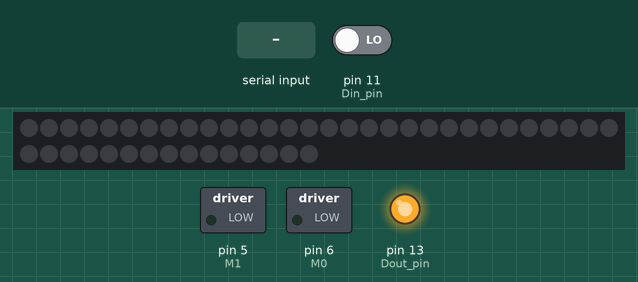
Recording of a sketch running on a simulated Arduino Uno, built with avr-gcc and run on an emulated ATmega328P. On the bench: 45 RGB LEDs in strip order, left to right, continuing on the next row, switched loads named in the sketch (green lamp = pin HIGH), output pins drawn as LEDs (lit = HIGH). Inputs (shaded band) come from the test bench; at power-on: pin 11 (Din_pin) LOW. Dim RGB values are drawn brighter than linear; the audio player accepts every command and is not drawn; what the sketch prints to the serial monitor is not drawn.

Above: at 1.7 s.
1.8 s: pin 11 (Din_pin) driven HIGH
At 2.6 s:
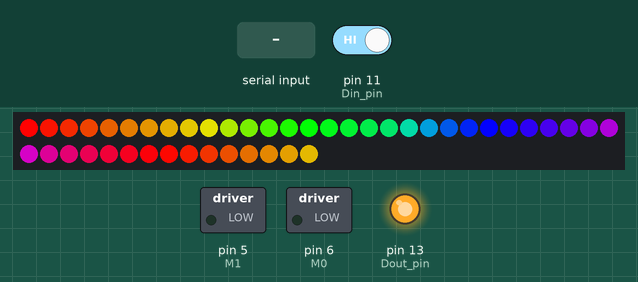
4.8 s: pin 11 (Din_pin) driven LOW
At 6.6 s:
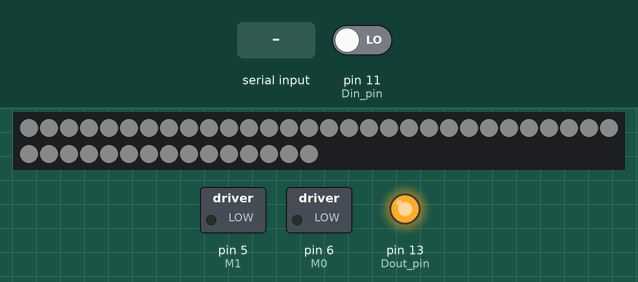
7.3 s: pin 11 (Din_pin) driven HIGH
At 9.7 s:
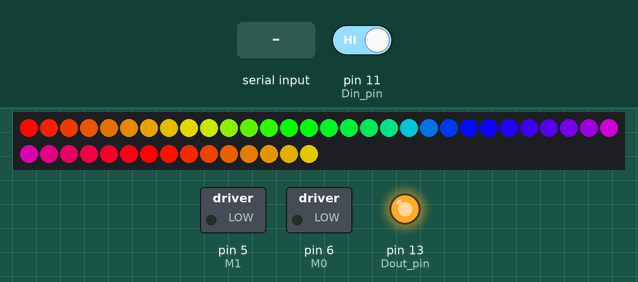
10.3 s: "DFPlayerPlayFinished" received over Serial
Timing chart, 0 to 13.3 s (numbered marks = the images above; inputs shaded):
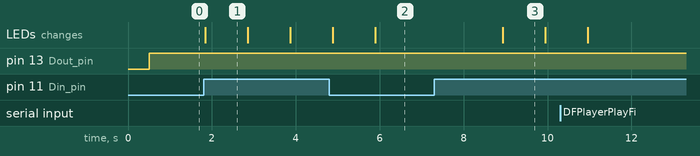

Measured:
- after the input at 1.8 s, the LEDs: change at once (image 1)
- after the input at 4.8 s, the LEDs: first differ from a run without the input after 1.1 s (image 2)
- after the input at 7.3 s, the LEDs: change after 1.6 s (image 3)

The sketch:

new_mushroom.ino
```cpp
#include "Arduino.h"
#include "SoftwareSerial.h"
#include "DFRobotDFPlayerMini.h"
#include "FastLED.h"
#include <EEPROM.h>

#define X_Pin A0
#define Y_Pin A1
#define Z_Pin A2

int Din_pin=11;
int Dout_pin=13;
int M1 = 5;
int M0 = 6;

#define NUM_LEDS 45
#define DATA_PIN 3
CRGB leds[NUM_LEDS];
uint8_t gHue = 0;
int counterDelay= 0 ;
int d = 10;

float tempX;
float getGx;

int state = 0;
//state = 0 : waiting for the first trigger
//state = 1 : i am main theme
//state = 2 : i am other theme
char myName ;
int ismotion = 0;
int waitingTime = 20;

boolean isPlaying  = false;
boolean SideisPlaying = false;
int count = 0;
int sidecount = 0;

int averagevolume = 30;
int mainvolume = 30;
int sidevolume = 30;

char inData[20]; // Allocate some space for the string
char inChar=-1; // Where to store the character read
byte index = 0; // Index into array; where to store the character

SoftwareSerial mySoftwareSerial(9, 10); // RX, TX  //V1

DFRobotDFPlayerMini myDFPlayer;
void printDetail(uint8_t type, int value);

// call this function can write data in sucessful way
char writeData[3] = "";
void writeDataFunction(char Action,char Name)
{
    writeData[0] = Action;
    writeData[1] = Name;
    writeData[2] = ',';
    for(int i=0;i<sizeof(writeData);i++){
        Serial.write(writeData[i]);
    }
}

void setup()
{
  FastLED.addLeds<WS2812B, DATA_PIN, GRB>(leds, NUM_LEDS);
  mySoftwareSerial.begin(9600);
  Serial.begin(9600);
  myName = EEPROM.read(0);
  //Serial.println(myName);

  pinMode(M1, OUTPUT);
  pinMode(M0, OUTPUT);
  digitalWrite(M1,LOW);
  digitalWrite(M0,LOW);
  pinMode(Din_pin, INPUT);
  pinMode(Dout_pin, OUTPUT);

  //Serial.println();
  //Serial.println(F("DFRobot DFPlayer Mini Demo"));
  //Serial.println(F("Initializing DFPlayer ... (May take 3~5 seconds)"));
  //LoRaSerial.println("Initial Ready");

  if (!myDFPlayer.begin(mySoftwareSerial)) {
    Serial.println(F("Unable to begin:"));
    Serial.println(F("1.Please recheck the connection!"));
    Serial.println(F("2.Please insert the SD card!"));
    while(true);
  }
  //Serial.println(F("DFPlayer Mini online."));
  //LoRaSerial.println("Mushroom Ready");

  myDFPlayer.volume(30);  //Set volume value. From 0 to 30
  //myDFPlayer.play(2);  //Play the first mp3
  //myDFPlayer.enableLoop(); //enable loop.
  //myDFPlayer.next();
  //Serial.println(myDFPlayer.readCurrentFileNumber());
}
void lightranbow()
{
  fill_rainbow( leds, NUM_LEDS, gHue, 7);
  gHue++;
  FastLED.show();
}
void lightwhite()
{
  for(int i = 0;i<NUM_LEDS; i++){
    leds[i] = CRGB(d,d,d);
  }
  FastLED.show();
}
void loop()
{
  static unsigned long timer = millis();
  static unsigned long timer3 = millis();

 ismotion = digitalRead(Din_pin);
 digitalWrite(Dout_pin, HIGH);
 //Serial.println(state);

 // finite-state machine to decide what to do now
 //state = 0 : waiting for the first trigger
 //state = 1 : i am main theme
 //state = 2 : i am other theme

 if(state == 0){
  isPlaying  = false;
  SideisPlaying = false;
  count = 0;
  sidecount = 0;
	 //等待狀態
    if(ismotion == 1){
      //等待狀態收到訊號-立即成為主旋律
      state = 1;
      //立馬跟其他人廣播使其他人變副旋律(state 2)
    }
    else{
      //等待狀態沒有訊號，繼續等待
    }
 }
 else if(state == 1){
    //我是主旋律
    //主旋律之前還沒有開播
    if(isPlaying == false){
      count = 0 ;
      mainvolume = averagevolume;
      myDFPlayer.volume(mainvolume);
      myDFPlayer.play(1);//播放第一首歌
      isPlaying = true;
      lightranbow();
      writeDataFunction('m',myName);
    }
    else{
        //主旋律正在播放
        count++;
        //Serial.println(count);
        if(count<waitingTime){
          delay(1000);//count完後要delay不然會一直瘋狂重來
          //Serial.println("主旋律播放還未達到週期時間");
          //主旋律播放還未達到週期時間
          if(ismotion==1){
            //又被碰到:沒關係你本來就該播放
            mainvolume = averagevolume;
            myDFPlayer.volume(mainvolume);
            lightranbow();
          }
          else{
            //沒被碰到:漸弱or靜音
            mainvolume = mainvolume - 1;
            myDFPlayer.volume(mainvolume);
            lightwhite();
          }
        }
        else{
          //Serial.println("主旋律已經播放到達時間");//appear once
          //主旋律已經播放到達時間
          isPlaying = false;
          myDFPlayer.stop();
          state = 3;
          lightwhite();
          writeDataFunction('d',myName);
       }
    }
 }
 else if(state == 2){
    //被告知為副旋律
    if(SideisPlaying == false){
      sidecount = 0 ;
      sidevolume = averagevolume;
      myDFPlayer.volume(sidevolume);
      int a = myName - '0';
      myDFPlayer.play(a);
      SideisPlaying = true;
      lightranbow();
      //writeDataFunction('s',myName);
    }
    else{
        //副旋律正在播放
        sidecount++;
        //Serial.println(count);
        if(sidecount<waitingTime){
          delay(1000);//count完後要delay不然會一直瘋狂重來
          //Serial.println("副旋律播放還未達到週期時間");
          //副旋律播放還未達到週期時間
          if(ismotion==1){
            //又被碰到:沒關係你本來就該播放
            sidevolume = averagevolume;
            myDFPlayer.volume(sidevolume);
            lightranbow();
          }
          else{
            //沒被碰到:漸弱or靜音
            sidevolume = sidevolume - 1;
            myDFPlayer.volume(sidevolume);
            lightwhite();
          }
        }
        else{
          //Serial.println("副旋律已經播放到達時間");//appear once
          //副旋律已經播放到達時間
          SideisPlaying = false;
          myDFPlayer.stop();
          state = 3;
          lightwhite();
          writeDataFunction('d',myName);
       }
    }
 }
 else if(state ==3){
  //writeDataFunction('z',myName);
  //wait everyone in the same state
  if(Comp("allstop")==0){
    //writeDataFunction('z',myName);
    state = 0;
  }
 }

  //==================================================

  if (myDFPlayer.available()) {
     //printDetail(myDFPlayer.readType(), myDFPlayer.read());
	 //Print the detail message from DFPlayer to handle different errors and states.
     if(myDFPlayer.readType()=="DFPlayerPlayFinished"){
          myDFPlayer.next();
      }
  }
  //==================================================
  //compare the sting from processing 判斷從外面來的訊號字串
  if(Comp("urnotmain")==0){
      if(state!=2){
		//if interupt then
		//1.reset the interupted state
		//2.change the state(can't only change state)
        isPlaying = false;
        myDFPlayer.stop();
        state = 2;
      }
      //writeDataFunction('t',state+'0');
  }
  if(Comp("restart")==0){
    state=0;
  }
}

//compare the string if the same return 0
//====================================================
char Comp(char* This){

 while(Serial.available() > 0) // Don't read unless
   // there you know there is data
 {
   if(index < 19) // One less than the size of the array
   {
     inChar = Serial.read(); // Read a character
     inData[index] = inChar; // Store it
     index++; // Increment where to write next
     inData[index] = '\0'; // Null terminate the string
   }
 }

 if(strcmp(inData,This)  == 0){
   for(int i=0;i<19;i++){
     inData[i]=0;
   }
   index=0;
   return(0);

 }
 else{
   return(1);

 }
}
//print DFPlayer Detail information
//====================================================
void printDetail(uint8_t type, int value){
  switch (type) {
    case TimeOut:
      Serial.println(F("Time Out!"));
      break;
    case WrongStack:
      Serial.println(F("Stack Wrong!"));
      break;
    case DFPlayerCardInserted:
      Serial.println(F("Card Inserted!"));
      break;
    case DFPlayerCardRemoved:
      Serial.println(F("Card Removed!"));
      break;
    case DFPlayerCardOnline:
      Serial.println(F("Card Online!"));
      break;
    case DFPlayerPlayFinished:
      Serial.print(F("Number:"));
      Serial.print(value);
      Serial.println(F(" Play Finished!"));
      break;
    case DFPlayerError:
      Serial.print(F("DFPlayerError:"));
      switch (value) {
        case Busy:
          Serial.println(F("Card not found"));
          break;
        case Sleeping:
          Serial.println(F("Sleeping"));
          break;
        case SerialWrongStack:
          Serial.println(F("Get Wrong Stack"));
          break;
        case CheckSumNotMatch:
          Serial.println(F("Check Sum Not Match"));
          break;
        case FileIndexOut:
          Serial.println(F("File Index Out of Bound"));
          break;
        case FileMismatch:
          Serial.println(F("Cannot Find File"));
          break;
        case Advertise:
          Serial.println(F("In Advertise"));
          break;
        default:
          break;
      }
      break;
    default:
      break;
  }

}
```
